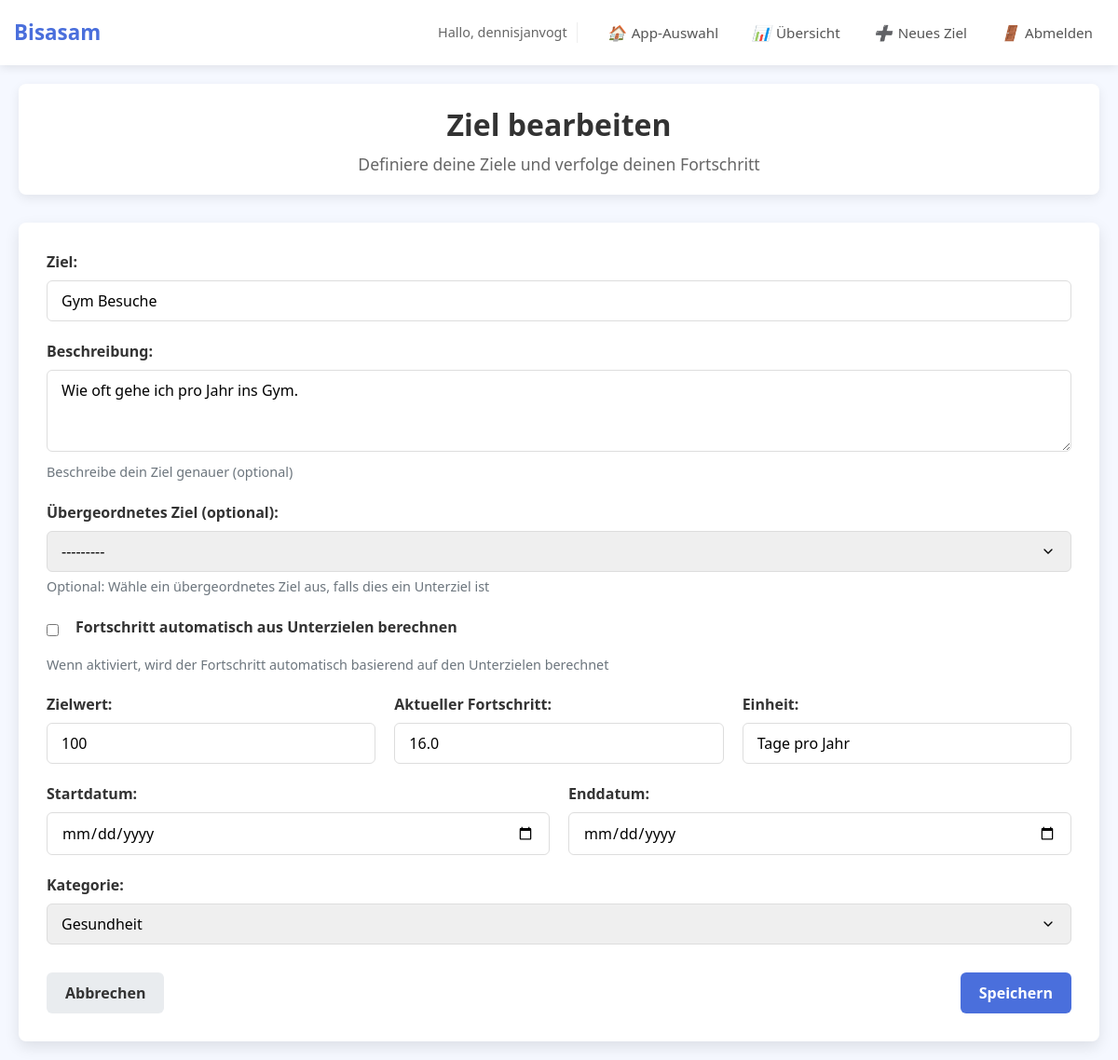
/tracking/update/1/ (signed in), run on an earlier commit of the app's database.
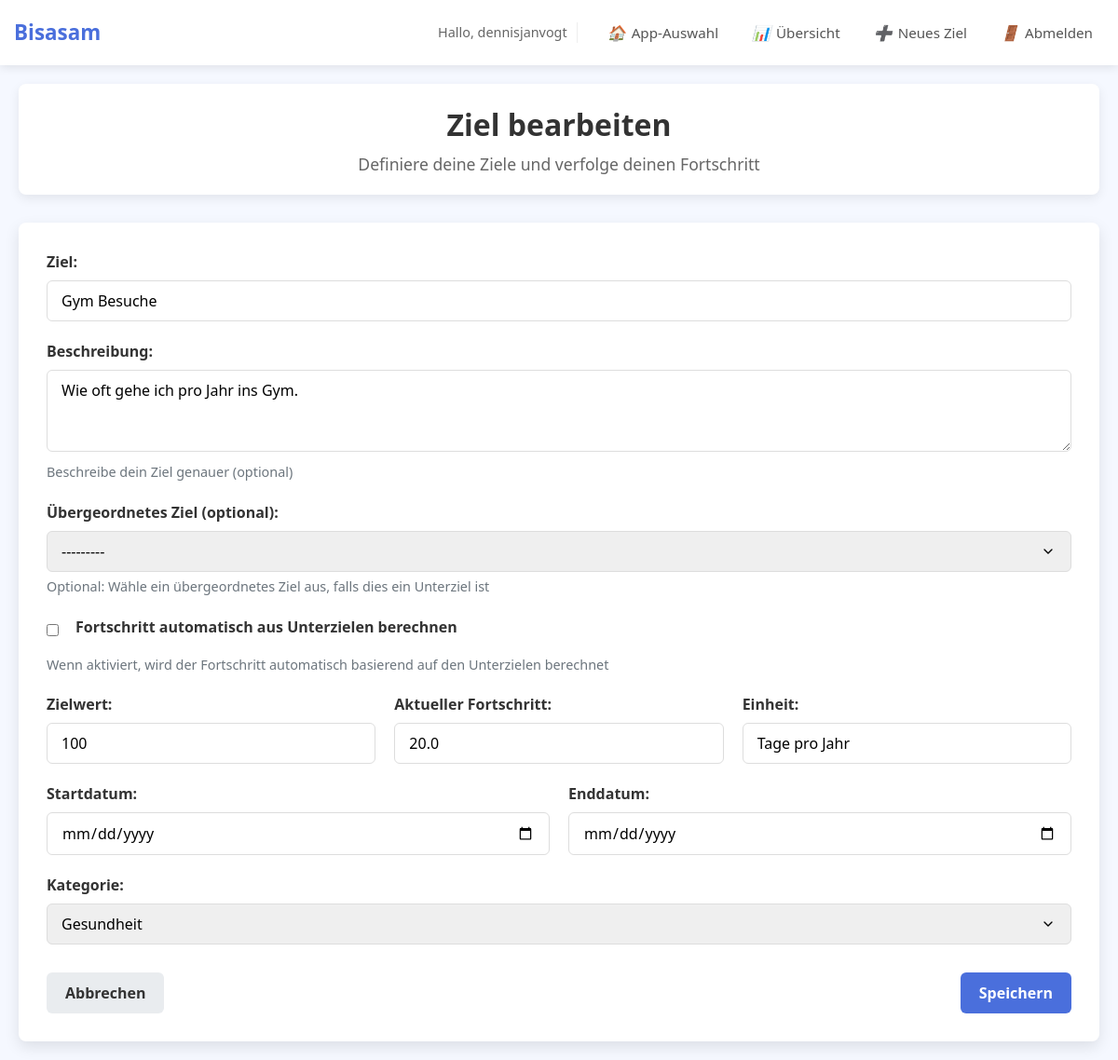
And on a later commit of the database.
### tracking/models.py (models this page shows, shortened)
class Goal(models.Model):
    KATEGORIEN = [
        ('Gesundheit', 'Gesundheit'),
        ('Finanzen', 'Finanzen'),
        ('Karriere', 'Karriere'),
        ('Lernen', 'Lernen'),
        ('Sonstiges', 'Sonstiges')
    ]
    user = models.ForeignKey(User, on_delete=models.CASCADE, related_name='goals')
    parent = models.ForeignKey('self', on_delete=models.CASCADE, null=True, blank=True, related_name='subtasks')
    definition = models.CharField(max_length=50)
    description = models.CharField(max_length=150)
    ziel_wert = models.IntegerField()
    fortschritt = models.FloatField()
    einheit = models.CharField(max_length=20)
    start = models.DateField()
    end = models.DateField()
    kategorie = models.CharField(choices=KATEGORIEN)
    is_parent_goal = models.BooleanField(default=False)
    auto_calculate = models.BooleanField(default=False, help_text="Fortschritt automatisch aus Unterzielen berechnen")
    def __str__(self):
        return f"{self.definition}"

### tracking/views.py (the view)
# urls.py: path('update/<int:goal_id>/', views.update_goal, name='update_goal'),
@login_required
def update_goal(request, goal_id):
    goal = get_object_or_404(Goal, id=goal_id, user=request.user)
    had_auto_calculate = goal.auto_calculate
    if request.method == 'POST':
        form = GoalForm(request.POST, instance=goal, user=request.user)
        if form.is_valid():
            goal = form.save()
            if form.cleaned_data['auto_calculate'] or had_auto_calculate:
                goal.fortschritt = goal.get_fortschritt_from_subtasks()
                goal.save()
            messages.success(request, 'Ziel erfolgreich aktualisiert!')
            if goal.parent:
                return redirect(f'/?parent_id={goal.parent.id}')
            return redirect('goals')
    else:
        form = GoalForm(instance=goal, user=request.user)
    return render(request, 'tracking/add_update_goal.html', {
        'form': form,
        'title': 'Ziel bearbeiten',
        'button_text': 'Speichern',
        'goal': goal
    })

### tracking/templates/tracking/add_update_goal.html (shortened to what this page needs)
{% extends 'tracking/base.html' %}
{% load static %}
{% block content %}
<div class="header">
    <h1>{{ title }}</h1>
    <p>Definiere deine Ziele und verfolge deinen Fortschritt</p>
</div>
<div class="form-container">
    <form method="post">
        <div class="form-group">
            <label for="id_definition">Ziel:</label>
            {{ form.definition }}
        </div>
        <div class="form-group">
            <label for="id_description">Beschreibung:</label>
            {{ form.description }}
            <div class="help-text">Beschreibe dein Ziel genauer (optional)</div>
        </div>
        {% if parent_goal %}
        <div class="form-group">
            <label>Übergeordnetes Ziel:</label>
            <input type="text" class="form-control" value="{{ parent_goal.definition }}" disabled>
            <div class="help-text">Dies ist ein Unterziel von {{ parent_goal.definition }}</div>
            {{ form.parent.as_hidden }}
        </div>
        {% else %}
        <div class="form-group">
            <label for="id_parent">{{ form.parent.label }}:</label>
            {{ form.parent }}
            <div class="help-text">Optional: Wähle ein übergeordnetes Ziel aus, falls dies ein Unterziel ist</div>
        </div>
        {% endif %}
        <div class="form-group">
            <div class="form-check">
                {{ form.auto_calculate }}
                <label class="form-check-label" for="id_auto_calculate" style="display: inline-block; margin-left: 8px;">
                    Fortschritt automatisch aus Unterzielen berechnen
                </label>
            </div>
            <div class="help-text">Wenn aktiviert, wird der Fortschritt automatisch basierend auf den Unterzielen berechnet</div>
        </div>
        <div class="form-row" style="display: flex; gap: 20px;">
            <div class="form-group" style="flex: 1;">
                <label for="id_ziel_wert">Zielwert:</label>
                {{ form.ziel_wert }}
            </div>
            <div class="form-group" style="flex: 1;">
                <label for="id_fortschritt">Aktueller Fortschritt:</label>
                {{ form.fortschritt }}
            </div>
            <div class="form-group" style="flex: 1;">
                <label for="id_einheit">Einheit:</label>
                {{ form.einheit }}
            </div>
        </div>
        <div class="form-row" style="display: flex; gap: 20px;">
            <div class="form-group" style="flex: 1;">
                <label for="id_start">Startdatum:</label>
                {{ form.start }}
            </div>
            <div class="form-group" style="flex: 1;">
                <label for="id_end">Enddatum:</label>
                {{ form.end }}
            </div>
        </div>
        <div class="form-group">
            <label for="id_kategorie">Kategorie:</label>
            {{ form.kategorie }}
        </div>
        <div class="form-actions">
            {% if parent_goal %}
            <a href="{% url 'goals' %}?parent_id={{ parent_goal.id }}" class="btn btn-secondary">Abbrechen</a>
            {% else %}
            <a href="{% url 'goals' %}" class="btn btn-secondary">Abbrechen</a>
            {% endif %}
            <button type="submit" class="btn btn-primary">{{ button_text }}</button>
        </div>
    </form>
</div>
{% endblock %}

What changed in the data, as far as the page shows it:
changed Goal "Gym Besuche": fortschritt "16.0" → "20.0"
